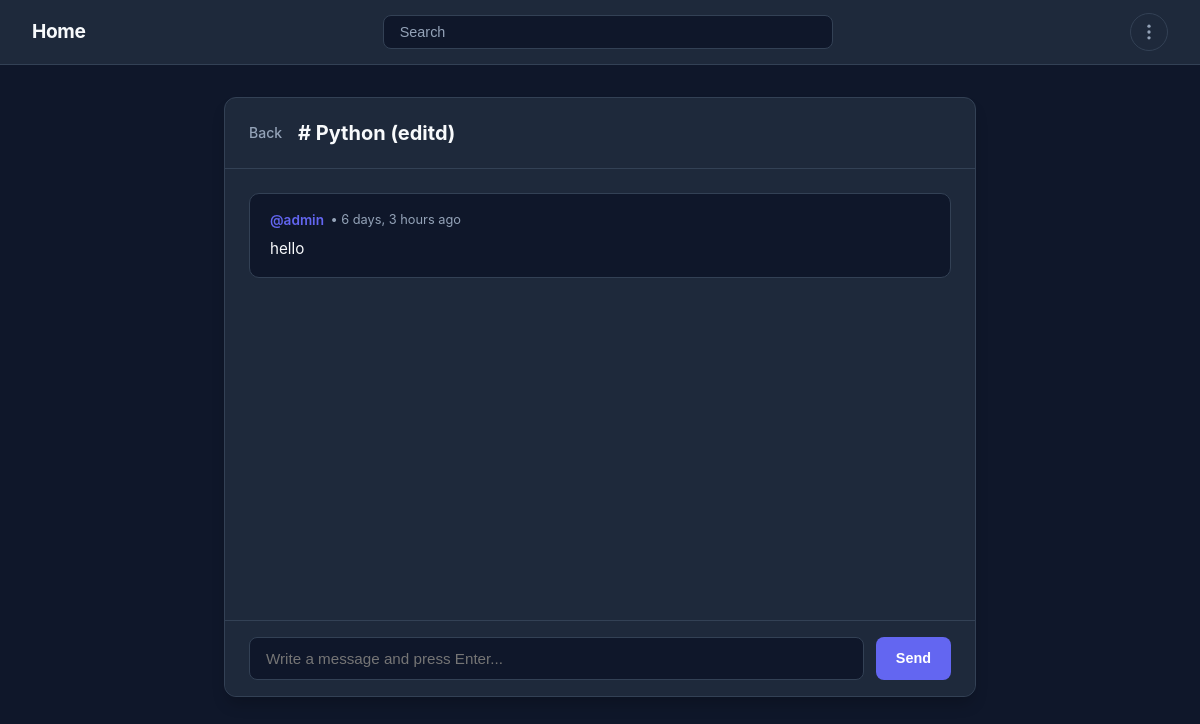
The page /channel/1 (signed in) on the database as committed earlier.
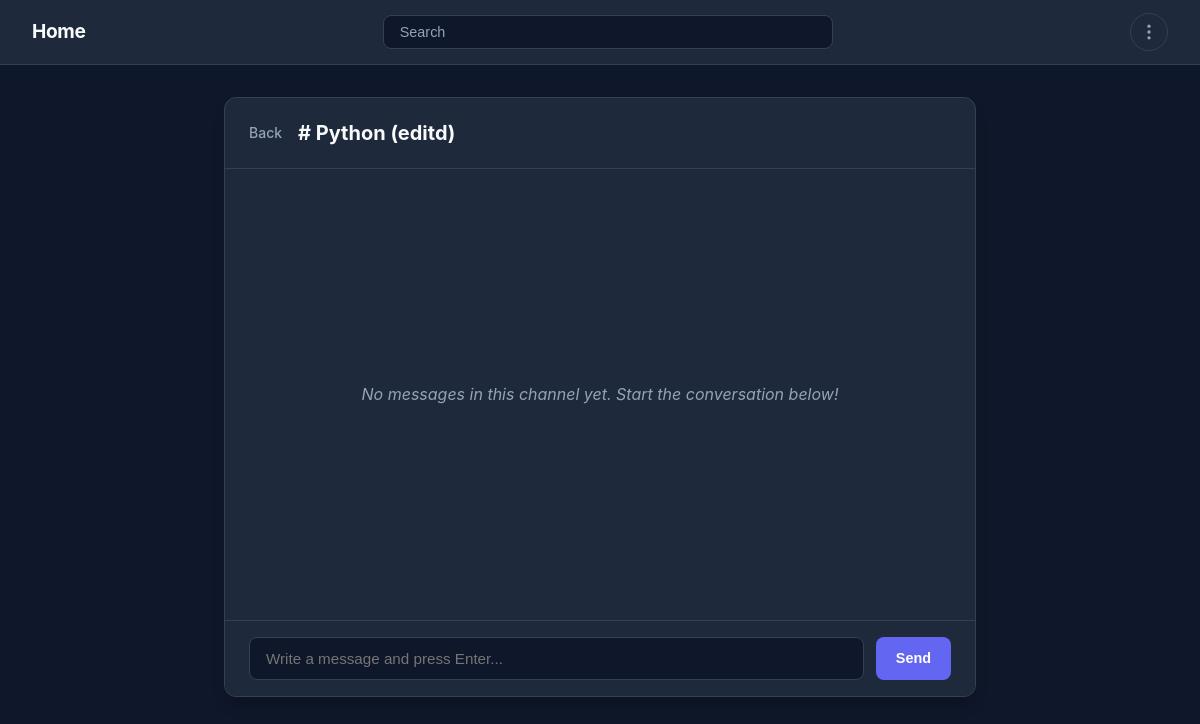
The same page on the database as committed later.
### core/models.py (models this page shows, shortened)
class Message(models.Model):
    channel = models.ForeignKey(Channel, on_delete=models.CASCADE)
    owner = models.ForeignKey(User, on_delete=models.CASCADE)
    body = models.TextField()
    created_at = models.DateTimeField(auto_now_add=True)

### accounts/models.py (models this page shows, shortened)
class User(AbstractUser):
    image = models.ImageField(null=True, blank=True)
    email = models.EmailField(unique=True)
    about = models.TextField(null=True, blank=True)

### core/views.py (the view, shortened to what this page needs)
# urls.py: path('channel/<str:pk>', views.channel_page, name='channel'),
@login_required(login_url='login')
def channel_page(request, pk):
    channel = Channel.objects.get(id=pk)
    room = Room.objects.get(channels__id=channel.id)
    messages = channel.message_set.all()
    context = {'room':room, 'messages': messages, 'channel': channel}
    return render(request, 'channel.html', context)

### core/templates/channel.html (shortened to what this page needs)
{% extends 'main.html' %}
{% load static %}
{% block extra_css %}
<link rel="stylesheet" href="{% static 'core/channel.css' %}">
{% endblock %}
{% block content %}
<div class="chat-container">
    <div class="chat-card">
        <header class="chat-header">
            <a href="{% url 'room' room.id %}">Back</a>
            <h2 class="channel-name"># {{ room.name }}</h2>
        </header>
        <main class="message-feed">
            {% for message in messages %}
                <article class="message-card">
                    <div class="message-meta">
                        <div class="author-info">
                            <a href="{% url 'profile' message.owner.id %}" class="message-author">@{{ message.owner.username }}</a>
                            <span class="message-time">• {{ message.created_at|timesince }} ago</span>
                        </div>
                    </div>
                    <p class="message-body">{{ message.body }}</p>
                </article>
            {% empty %}
                <div class="empty-feed">
                    <p>No messages in this channel yet. Start the conversation below!</p>
                </div>
            {% endfor %}
        </main>
        <form method="get" class="chat-input-form">
            <div class="input-wrapper">
                <input
                    type="text"
                    name="body"
                    placeholder="Write a message and press Enter..."
                    autocomplete="off"
                    required
                >
                <button type="submit" class="btn-send">Send</button>
            </div>
        </form>
    </div>
</div>
{% endblock %}

Rows that differ between the two databases and show on the page:
removed Message: owner.username "admin", created_at "6 days, 3 hours", body "hello"
Other text that changed with them:
text now shown: "No messages in this channel yet. Start the conversation below!"
